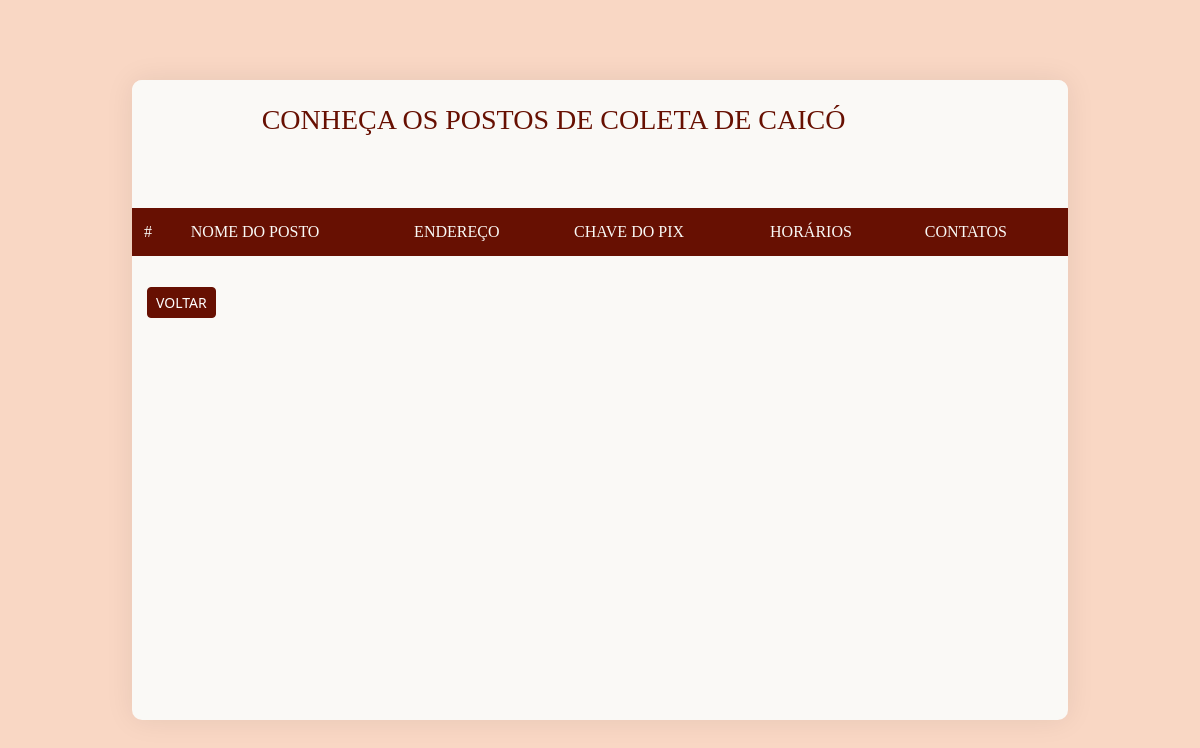
The app's page /pontoscoleta/, older data.
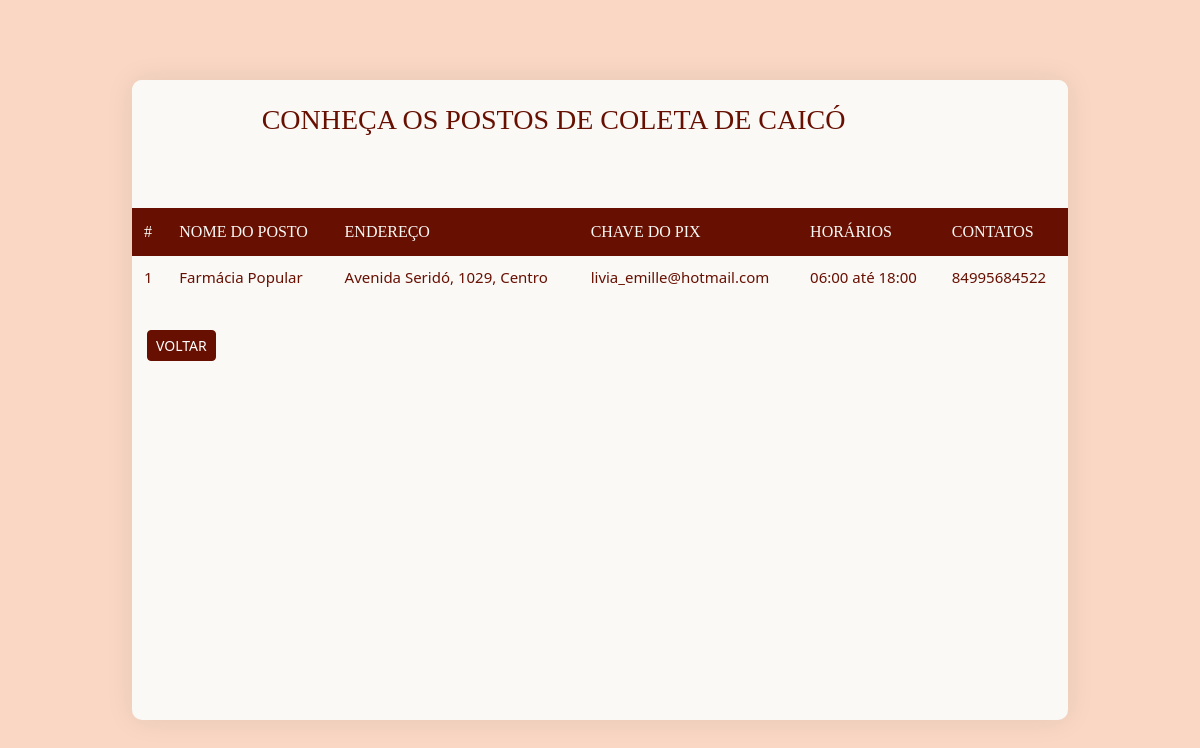
The same page, newer data.
### sistema/models.py (models this page shows, shortened)
class pontosColeta(models.Model):
    nome = models.CharField(max_length=100)
    bairro = models.CharField(max_length=100)
    rua = models.CharField(max_length=100)
    numero = models.CharField(max_length=10, validators=[validate_number])
    descricao = models.CharField(max_length=100, null=False)
    pix = models.CharField(max_length=100, null=False)
    telefone = models.CharField(max_length=11, null=True, blank=True, default=None, validators=[validate_number])
    horaabertura = models.TimeField(auto_now=False, auto_now_add=False, default="00:00")
    horafechamento = models.TimeField(auto_now=False, auto_now_add=False, default="00:00")

### sistema/views.py (the view)
# urls.py: path('pontoscoleta/', views.ver_pontoscoleta, name='lista_pontoscoleta'),
def ver_pontoscoleta(request):
    pontos = pontosColeta.objects.all()
    return render (request, '../templates/sistema/postos.html', {"pontos": pontos})

### templates/sistema/postos.html
{% extends 'sistema/base_table.html' %}
{% block content %}
                <div class="panel">
                    <div class="panel-heading">
                        <div class="row">
                            <div class="col col-sm-3 col-xs-12" style="width: 90%;">
                                <h4 class="title">Conheça os postos de coleta de caicó</h4>
                            </div>
                        </div>
                    </div>
                    <div class="panel-body table-responsive">
                        <table class="table">
                            <thead>
                                <tr>
                                    <th>#</th>
                                    <th>Nome do posto</th>
                                    <th>Endereço</th>
                                    <th>Chave do PIX</th>
                                    <th>Horários</th>
                                    <th>Contatos</th>
                                </tr>
                            </thead>
                            <tbody>
                                {% for ponto in pontos %}
                                <tr>
                                    <td>{{ ponto.id}} </td>
                                    <td>{{ ponto.nome }}</td>
                                    <td>{{ ponto.rua}}, {{ponto.numero}}, {{ponto.bairro}}</td>
                                    <td>{{ ponto.pix }}</td>
                                    <td>{{ ponto.horaabertura}} até {{ ponto.horafechamento }}</td>
                                    <td>{{ ponto.telefone }}</td>
                                </tr>
                                {% endfor %}
                            </tbody>
                        </table>
                    </div>
                    <div class="panel-footer">
                        <div class="row">
                            <a href="{% url 'tela_inicio'%}"><button class="btn btn-primary btn-sm" type="button" style="background-color: #671002; border-color: #671002; text-transform: uppercase;"> Voltar</button></a>
                        </div>
                    </div>
                </div>
{% endblock %}

Row changes from the older to the newer data that the page shows:
added pontosColeta: id "1", nome "Farmácia Popular", rua "Avenida Seridó", numero "1029", bairro "Centro", pix "livia_emille@hotmail.com", horaabertura "06:00", horafechamento "18:00", telefone "84995684522"
